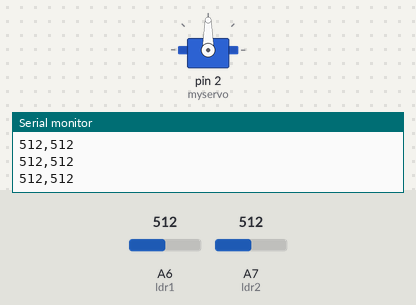
Simulated run of this sketch. Board: Arduino Nano, built with avr-gcc and run on an emulated ATmega328P. Shown: servo, the last lines printed to the serial monitor. The test bench sets the inputs (shaded band); at power-on: A6 (ldr1) = 512, A7 (ldr2) = 512.

Above: at 2.2 s.
2.3 s: A6 (ldr1) set to 473
At 2.88 s:
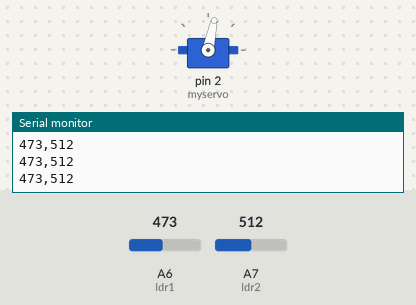
At 3.84 s:
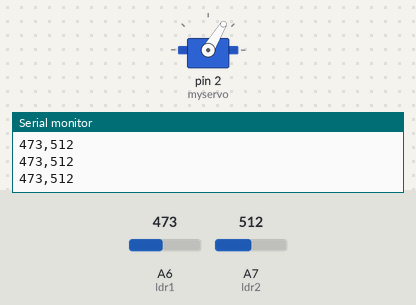
5.3 s: A7 (ldr2) set to 502
8.3 s: A7 (ldr2) set to 478
9.8 s: A7 (ldr2) set to 438
At 9.97 s:
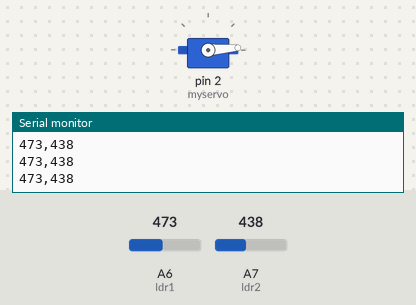
12.8 s: A7 (ldr2) set to 511
Timing chart, 0 to 16.8 s (numbered marks = the images above; inputs shaded):
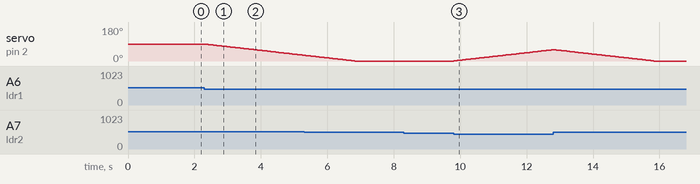

Measured:
- the behaviour switches between 492 and 491 on A6 (ldr1) (found by bisection; images 0 and 1)
- the behaviour switches between 453 and 452 on A7 (ldr2) (found by bisection; images 2 and 3)
- after the input at 2.3 s, servo on pin 2 (myservo): moves from 90° to 31° over 2.9 s, starting at once
- after the input at 9.8 s, servo on pin 2 (myservo): moves from 0° to 60° over 3.0 s, starting at once

The sketch:

SOLAR_TRACKER.ino
```cpp
#include <Servo.h>

Servo myservo;

#define ldr1 A6
#define ldr2 A7

int pos = 90;
int tolerance = 20;

void setup() {
  Serial.begin(9600); // Start serial communication
  myservo.attach(2);
  pinMode(ldr1, INPUT);
  pinMode(ldr2, INPUT);
  myservo.write(pos);
  delay(1000);
}

void loop() {
  int val1 = analogRead(ldr1);
  int val2 = analogRead(ldr2);

  if ((abs(val1 - val2) <= tolerance) || (abs(val2 - val1) <= tolerance)) {
    // No servo motor movement if within tolerance
  } else {
    if (val1 > val2) {
      pos = pos + 1;
    }
    if (val1 < val2) {
      pos = pos - 1;
    }
  }

  if (pos > 180) {
    pos = 180;
  }
  if (pos < 0) {
    pos = 0;
  }
  myservo.write(pos);

  // Send sensor data over serial
  Serial.print(val1);
  Serial.print(",");
  Serial.println(val2);

  delay(50);
}
```
